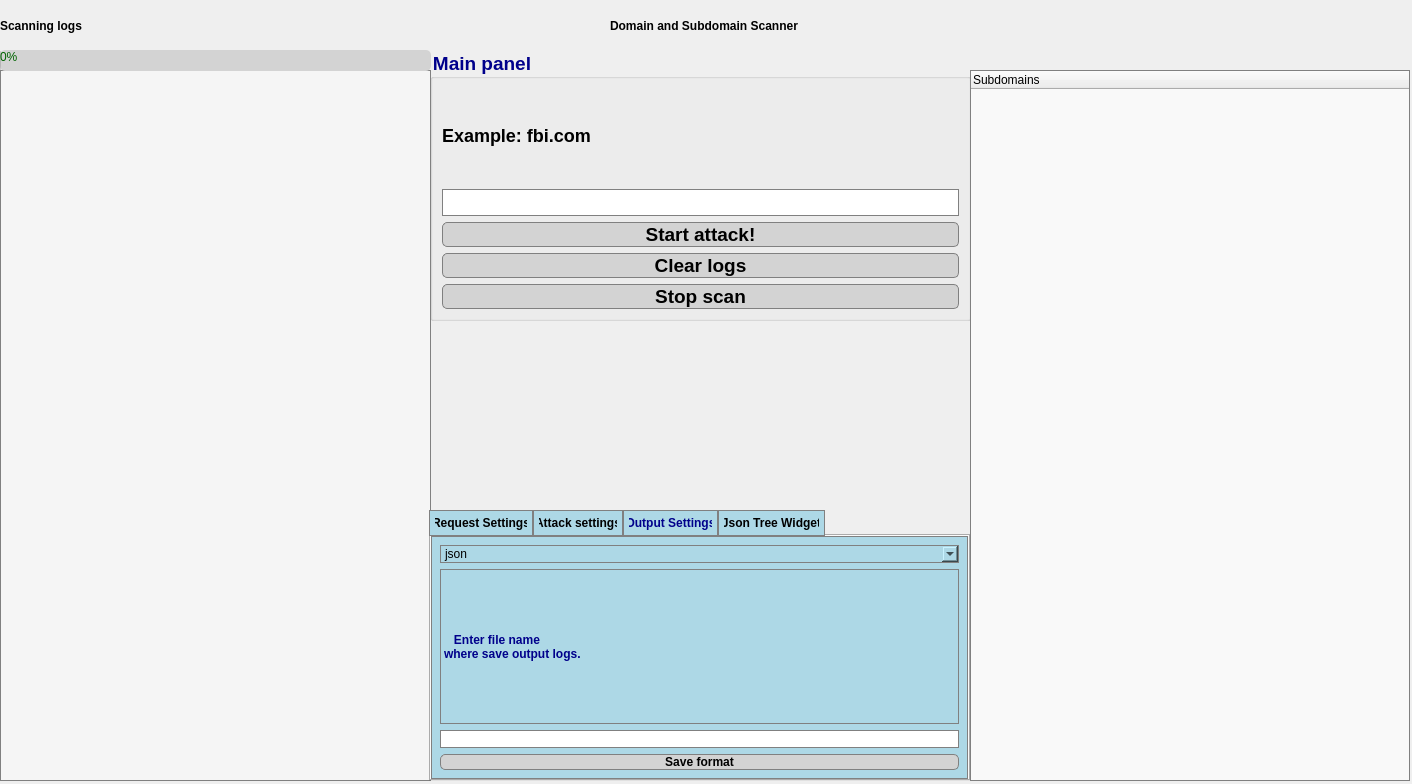
<?xml version="1.0" encoding="UTF-8"?>
<ui version="4.0">
 <class>SubdomainDialog</class>
 <widget class="QDialog" name="SubdomainDialog">
  <property name="geometry">
   <rect>
    <x>0</x>
    <y>0</y>
    <width>1412</width>
    <height>784</height>
   </rect>
  </property>
  <property name="font">
   <font>
    <family>Arial</family>
    <pointsize>9</pointsize>
    <italic>false</italic>
    <bold>false</bold>
   </font>
  </property>
  <property name="windowTitle">
   <string>Domain Subdomain scan</string>
  </property>
  <property name="styleSheet">
   <string notr="true">font: 9pt &quot;Arial&quot;;</string>
  </property>
  <widget class="QLabel" name="labelEnterDomain">
   <property name="geometry">
    <rect>
     <x>610</x>
     <y>10</y>
     <width>201</width>
     <height>31</height>
    </rect>
   </property>
   <property name="font">
    <font>
     <family>Arial</family>
     <pointsize>-1</pointsize>
     <italic>false</italic>
     <bold>true</bold>
    </font>
   </property>
   <property name="styleSheet">
    <string notr="true">color: black; 
font-weight: bold; 
font-size: 12px;
</string>
   </property>
   <property name="text">
    <string>Domain and Subdomain Scanner</string>
   </property>
  </widget>
  <widget class="QTextBrowser" name="plainTextEditLogs">
   <property name="geometry">
    <rect>
     <x>0</x>
     <y>70</y>
     <width>431</width>
     <height>711</height>
    </rect>
   </property>
   <property name="styleSheet">
    <string notr="true">background-color: #f5f5f5; 
color: black; 
border: 1px solid gray;
</string>
   </property>
  </widget>
  <widget class="QLabel" name="labelScanningLogs">
   <property name="geometry">
    <rect>
     <x>0</x>
     <y>10</y>
     <width>101</width>
     <height>31</height>
    </rect>
   </property>
   <property name="font">
    <font>
     <family>Arial</family>
     <pointsize>-1</pointsize>
     <italic>false</italic>
     <bold>true</bold>
    </font>
   </property>
   <property name="styleSheet">
    <string notr="true">color: black; 
font-weight: bold; 
font-size: 12px;
</string>
   </property>
   <property name="text">
    <string>Scanning logs</string>
   </property>
  </widget>
  <widget class="QProgressBar" name="progressBarScan">
   <property name="geometry">
    <rect>
     <x>0</x>
     <y>50</y>
     <width>431</width>
     <height>21</height>
    </rect>
   </property>
   <property name="font">
    <font>
     <family>Arial</family>
     <pointsize>9</pointsize>
     <italic>false</italic>
     <bold>false</bold>
    </font>
   </property>
   <property name="styleSheet">
    <string notr="true">background-color: lightgray; 
color: darkgreen; 
border-radius: 5px;
</string>
   </property>
   <property name="value">
    <number>0</number>
   </property>
  </widget>
  <widget class="QTabWidget" name="tabWidget">
   <property name="geometry">
    <rect>
     <x>429</x>
     <y>510</y>
     <width>541</width>
     <height>271</height>
    </rect>
   </property>
   <property name="styleSheet">
    <string notr="true">QTabBar::tab { 
    background-color: lightblue; 
    color: black; 
    font-weight: bold; 
    border: 1px solid gray; 
    padding: 5px; 
}
QTabBar::tab:selected { 
    background-color: #add8e6; 
    color: darkblue; 
}
</string>
   </property>
   <property name="currentIndex">
    <number>2</number>
   </property>
   <property name="iconSize">
    <size>
     <width>16</width>
     <height>16</height>
    </size>
   </property>
   <widget class="QWidget" name="tab_request">
    <property name="styleSheet">
     <string notr="true">QWidget {
    background-color: #f0f8ff;  /* Светло-голубой фон */
    border: 1px solid lightblue;  /* Синяя рамка */
}
QGroupBox {
    color: darkblue;  /* Синий текст заголовка */
    font-weight: bold;
    border: 1px solid lightblue;  /* Синяя рамка группы */
    background-color: #f9f9f9;  /* Светло-серый фон внутри группы */
}
QLabel {
    color: darkblue;  /* Синий текст */
    font-weight: bold;
}
QLineEdit {
    background-color: white;  /* Белый фон */
    color: black;  /* Чёрный текст */
    border: 1px solid gray;  /* Серая рамка */
}
QPushButton {
    background-color: lightgray;  /* Светло-серый фон */
    color: black;
    font-weight: bold;
    border: 1px solid gray;
    border-radius: 5px;
}
QPushButton:hover {
    background-color: lightblue;  /* Светло-голубой при наведении */
}
QPushButton:pressed {
    background-color: #87ceeb;  /* Голубой при нажатии */
}
</string>
    </property>
    <attribute name="title">
     <string>Request Settings</string>
    </attribute>
    <layout class="QVBoxLayout" name="verticalLayout_2">
     <property name="leftMargin">
      <number>9</number>
     </property>
     <item>
      <widget class="QGroupBox" name="groupBoxRequests">
       <property name="font">
        <font>
         <family>Arial</family>
         <pointsize>9</pointsize>
         <italic>false</italic>
         <bold>true</bold>
        </font>
       </property>
       <property name="styleSheet">
        <string notr="true"/>
       </property>
       <property name="title">
        <string/>
       </property>
       <layout class="QGridLayout" name="gridLayout">
        <item row="3" column="0">
         <widget class="QLabel" name="labelMaxReq">
          <property name="font">
           <font>
            <family>Arial</family>
            <pointsize>9</pointsize>
            <italic>false</italic>
            <bold>true</bold>
           </font>
          </property>
          <property name="text">
           <string>Maximum requests</string>
          </property>
         </widget>
        </item>
        <item row="4" column="1">
         <widget class="QLineEdit" name="lineEditInterval"/>
        </item>
        <item row="0" column="1">
         <widget class="QLabel" name="labelTimeOutReq">
          <property name="font">
           <font>
            <family>Arial</family>
            <pointsize>9</pointsize>
            <italic>false</italic>
            <bold>true</bold>
           </font>
          </property>
          <property name="text">
           <string>Time-out request</string>
          </property>
         </widget>
        </item>
        <item row="1" column="1">
         <widget class="QLineEdit" name="lineEditTimeout"/>
        </item>
        <item row="3" column="1">
         <widget class="QLabel" name="labelIntervalReq">
          <property name="font">
           <font>
            <family>Arial</family>
            <pointsize>9</pointsize>
            <italic>false</italic>
            <bold>true</bold>
           </font>
          </property>
          <property name="text">
           <string>Interval between requests</string>
          </property>
         </widget>
        </item>
        <item row="1" column="0">
         <widget class="QLineEdit" name="lineEditRequestCount"/>
        </item>
        <item row="4" column="0">
         <widget class="QLineEdit" name="lineEditRequestLimit"/>
        </item>
        <item row="0" column="0">
         <widget class="QLabel" name="labelReqCount">
          <property name="font">
           <font>
            <family>Arial</family>
            <pointsize>9</pointsize>
            <italic>false</italic>
            <bold>true</bold>
           </font>
          </property>
          <property name="text">
           <string>Requests count</string>
          </property>
         </widget>
        </item>
       </layout>
      </widget>
     </item>
    </layout>
   </widget>
   <widget class="QWidget" name="tab_attack">
    <property name="sizePolicy">
     <sizepolicy hsizetype="Preferred" vsizetype="Preferred">
      <horstretch>0</horstretch>
      <verstretch>0</verstretch>
     </sizepolicy>
    </property>
    <attribute name="title">
     <string>Attack settings</string>
    </attribute>
    <layout class="QVBoxLayout" name="verticalLayout_4">
     <item>
      <layout class="QVBoxLayout" name="verticalLayout">
       <item>
        <widget class="QGroupBox" name="groupBoxAttackMode">
         <property name="font">
          <font>
           <family>Arial</family>
           <pointsize>9</pointsize>
           <italic>false</italic>
           <bold>true</bold>
          </font>
         </property>
         <property name="styleSheet">
          <string notr="true">QWidget {
    background-color: #e6f7ff;  /* Светло-голубой фон */
    border: 1px solid gray;  /* Серая рамка */
}
QGroupBox {
    color: darkgreen;  /* Тёмно-зелёный текст */
    font-weight: bold;
    border: 1px solid lightgreen;  /* Светло-зелёная рамка */
    background-color: #f4fff9;  /* Светло-зелёный фон */
}
QLabel {
    color: darkgreen;  /* Тёмно-зелёный текст */
    font-weight: bold;
}
QCheckBox {
    color: black;  /* Чёрный текст */
    font-weight: bold;
}
QCheckBox::indicator {
    width: 15px; 
    height: 15px;
}
QPushButton {
    background-color: lightgray;  /* Светло-серый фон */
    color: black;
    font-weight: bold;
    border: 1px solid gray;
    border-radius: 5px;
}
QPushButton:hover {
    background-color: #ccffcc;  /* Светло-зелёный при наведении */
}
QPushButton:pressed {
    background-color: #99ff99;  /* Зелёный при нажатии */
}
</string>
         </property>
         <property name="title">
          <string/>
         </property>
         <layout class="QVBoxLayout" name="verticalLayout_3">
          <item>
           <widget class="QCheckBox" name="checkBoxSneakyAttack">
            <property name="font">
             <font>
              <family>Arial</family>
              <pointsize>9</pointsize>
              <italic>false</italic>
              <bold>true</bold>
             </font>
            </property>
            <property name="text">
             <string>Sneaky attack</string>
            </property>
           </widget>
          </item>
          <item>
           <widget class="QCheckBox" name="checkBoxModerateAttack">
            <property name="font">
             <font>
              <family>Arial</family>
              <pointsize>9</pointsize>
              <italic>false</italic>
              <bold>true</bold>
             </font>
            </property>
            <property name="text">
             <string>Moderate attack</string>
            </property>
           </widget>
          </item>
          <item>
           <widget class="QCheckBox" name="checkBoxAggressiveAttack">
            <property name="font">
             <font>
              <family>Arial</family>
              <pointsize>9</pointsize>
              <italic>false</italic>
              <bold>true</bold>
             </font>
            </property>
            <property name="text">
             <string>Aggressive attack</string>
            </property>
           </widget>
          </item>
         </layout>
        </widget>
       </item>
       <item>
        <widget class="QCheckBox" name="checkBoxShowRequests">
         <property name="font">
          <font>
           <family>Arial</family>
           <pointsize>9</pointsize>
           <italic>false</italic>
           <bold>true</bold>
          </font>
         </property>
         <property name="styleSheet">
          <string notr="true">QCheckBox {
    color: darkgreen;  /* Тёмно-зелёный текст */
    font-weight: bold;  /* Полужирный шрифт */
    spacing: 5px;  /* Расстояние между текстом и флажком */
}

QCheckBox::indicator {
    width: 15px;  /* Ширина флажка */
    height: 15px;  /* Высота флажка */
    background-color: lightgreen;  /* Светло-зелёный фон */
    border: 1px solid darkgreen;  /* Тёмно-зелёная рамка */
    border-radius: 3px;  /* Скруглённые края */
}

QCheckBox::indicator:checked {
    background-color: #99ff99;  /* Зелёный фон при включении */
    border: 1px solid darkgreen;  /* Тёмно-зелёная рамка */
}

QCheckBox::indicator:unchecked {
    background-color: white;  /* Белый фон при выключении */
    border: 1px solid gray;  /* Серая рамка */
}
</string>
         </property>
         <property name="text">
          <string>Show requests and response</string>
         </property>
        </widget>
       </item>
      </layout>
     </item>
    </layout>
   </widget>
   <widget class="QWidget" name="tab_output">
    <property name="styleSheet">
     <string notr="true">QWidget {
    background-color: lightblue;  /* Светло-серый фон */
    border: 1px solid gray;    /* Тонкая серая рамка */
}
QLabel {
    color: darkblue;           /* Синий текст для заголовков */
    font-weight: bold;
}
QPushButton {
    background-color: lightgray;
    color: black;
    font-weight: bold;
    border: 1px solid gray;
    border-radius: 5px;
}
QPushButton:hover {
    background-color: green;  /* Светло-голубой при наведении */
}
QPushButton:pressed {
    background-color: #87ceeb;  /* Голубой при нажатии */
}
QLineEdit {
    background-color: white;
    color: black;
    border: 1px solid gray;
}
</string>
    </property>
    <attribute name="title">
     <string>Output Settings</string>
    </attribute>
    <layout class="QVBoxLayout" name="verticalLayout_5">
     <item>
      <widget class="QComboBox" name="comboBoxFormat">
       <property name="font">
        <font>
         <family>Arial</family>
         <pointsize>9</pointsize>
         <italic>false</italic>
         <bold>false</bold>
        </font>
       </property>
       <property name="styleSheet">
        <string notr="true"/>
       </property>
       <item>
        <property name="text">
         <string>json</string>
        </property>
       </item>
       <item>
        <property name="text">
         <string>html</string>
        </property>
       </item>
       <item>
        <property name="text">
         <string>txt</string>
        </property>
       </item>
      </widget>
     </item>
     <item>
      <widget class="QLabel" name="labelEnterFile">
       <property name="font">
        <font>
         <family>Arial</family>
         <pointsize>9</pointsize>
         <italic>false</italic>
         <bold>true</bold>
        </font>
       </property>
       <property name="text">
        <string>   Enter file name 
where save output logs. </string>
       </property>
       <property name="scaledContents">
        <bool>false</bool>
       </property>
      </widget>
     </item>
     <item>
      <widget class="QLineEdit" name="lineEditFileName">
       <property name="font">
        <font>
         <family>Arial</family>
         <pointsize>9</pointsize>
         <italic>false</italic>
         <bold>false</bold>
        </font>
       </property>
      </widget>
     </item>
     <item>
      <widget class="QPushButton" name="pushButtonSaveFormat">
       <property name="font">
        <font>
         <family>Arial</family>
         <pointsize>9</pointsize>
         <italic>false</italic>
         <bold>true</bold>
        </font>
       </property>
       <property name="text">
        <string>Save format</string>
       </property>
      </widget>
     </item>
    </layout>
   </widget>
   <widget class="QWidget" name="tab_treeWidget">
    <property name="styleSheet">
     <string notr="true">QWidget {
    background-color: #eef7fa;  /* Светло-голубой фон */
    border: 1px solid lightblue;
}
QPushButton {
    background-color: lightgray;
    color: black;
    font-weight: bold;
    border: 1px solid gray;
    border-radius: 5px;
}
QPushButton:hover {
    background-color: lightblue;
}
QPushButton:pressed {
    background-color: #87ceeb;
}
QTreeWidget {
    background-color: #f9f9f9;
    alternate-background-color: #e9f7fc;  /* Чередующиеся строки */
    border: 1px solid gray;
}
QTreeWidget::item {
    color: black;
}
QTreeWidget::item:selected {
    background-color: #add8e6;
    color: white;
}
</string>
    </property>
    <attribute name="title">
     <string>Json Tree Widget</string>
    </attribute>
    <layout class="QVBoxLayout" name="verticalLayout_7">
     <item>
      <widget class="QPushButton" name="pushButtonExportJson">
       <property name="font">
        <font>
         <family>Arial</family>
         <pointsize>9</pointsize>
         <italic>false</italic>
         <bold>true</bold>
        </font>
       </property>
       <property name="text">
        <string>Export json file</string>
       </property>
      </widget>
     </item>
    </layout>
   </widget>
  </widget>
  <widget class="QGroupBox" name="groupBox">
   <property name="geometry">
    <rect>
     <x>430</x>
     <y>50</y>
     <width>541</width>
     <height>271</height>
    </rect>
   </property>
   <property name="font">
    <font>
     <family>Arial</family>
     <pointsize>-1</pointsize>
     <italic>false</italic>
     <bold>true</bold>
    </font>
   </property>
   <property name="styleSheet">
    <string notr="true">color: darkblue; 
font-weight: bold; 
font-size: 19px;
</string>
   </property>
   <property name="title">
    <string>Main panel</string>
   </property>
   <layout class="QVBoxLayout" name="verticalLayout_6">
    <item>
     <widget class="QLabel" name="labelExample">
      <property name="font">
       <font>
        <family>Arial</family>
        <pointsize>-1</pointsize>
        <italic>false</italic>
        <bold>true</bold>
       </font>
      </property>
      <property name="styleSheet">
       <string notr="true">color: black; 
font-weight: bold; 
font-size: 18px;
</string>
      </property>
      <property name="text">
       <string>Example: fbi.com</string>
      </property>
     </widget>
    </item>
    <item>
     <widget class="QLineEdit" name="lineEditDomain">
      <property name="font">
       <font>
        <family>Arial</family>
        <pointsize>-1</pointsize>
        <italic>false</italic>
        <bold>true</bold>
       </font>
      </property>
      <property name="styleSheet">
       <string notr="true">QLineEdit {
    background-color: white; 
    color: black; 
    border: 1px solid gray;
}
</string>
      </property>
     </widget>
    </item>
    <item>
     <widget class="QPushButton" name="pushButtonScan">
      <property name="font">
       <font>
        <family>Arial</family>
        <pointsize>-1</pointsize>
        <italic>false</italic>
        <bold>true</bold>
       </font>
      </property>
      <property name="styleSheet">
       <string notr="true">QPushButton { 
    background-color: lightgray; 
    color: black; 
    font-weight: bold; 
    border: 1px solid gray; 
    border-radius: 5px; 
}
QPushButton:hover { 
    background-color: green; 
}
QPushButton:pressed { 
    background-color: #87ceeb; 
}
</string>
      </property>
      <property name="text">
       <string>Start attack!</string>
      </property>
     </widget>
    </item>
    <item>
     <widget class="QPushButton" name="pushButtonClearLogs">
      <property name="font">
       <font>
        <family>Arial</family>
        <pointsize>-1</pointsize>
        <italic>false</italic>
        <bold>true</bold>
       </font>
      </property>
      <property name="styleSheet">
       <string notr="true">QPushButton { 
    background-color: lightgray; 
    color: black; 
    font-weight: bold; 
    border: 1px solid gray; 
    border-radius: 5px; 
}
QPushButton:hover { 
    background-color: lightblue; 
}
QPushButton:pressed { 
    background-color: #87ceeb; 
}
</string>
      </property>
      <property name="text">
       <string>Clear logs</string>
      </property>
     </widget>
    </item>
    <item>
     <widget class="QPushButton" name="pushButtonStop">
      <property name="font">
       <font>
        <family>Arial</family>
        <pointsize>-1</pointsize>
        <italic>false</italic>
        <bold>true</bold>
       </font>
      </property>
      <property name="styleSheet">
       <string notr="true">QPushButton { 
    background-color: lightgray; 
    color: black; 
    font-weight: bold; 
    border: 1px solid gray; 
    border-radius: 5px; 
}
QPushButton:hover { 
    background-color: red; 
}
QPushButton:pressed { 
    background-color: #87ceeb; 
}
</string>
      </property>
      <property name="text">
       <string>Stop scan</string>
      </property>
     </widget>
    </item>
   </layout>
  </widget>
  <widget class="QTreeWidget" name="treeWidgetJson">
   <property name="geometry">
    <rect>
     <x>970</x>
     <y>70</y>
     <width>440</width>
     <height>711</height>
    </rect>
   </property>
   <property name="font">
    <font>
     <family>Arial</family>
     <pointsize>9</pointsize>
     <italic>false</italic>
     <bold>false</bold>
    </font>
   </property>
   <property name="styleSheet">
    <string notr="true">QTreeWidget { 
    background-color: #f9f9f9; 
    alternate-background-color: #e9f7fc; 
    border: 1px solid gray; 
}
</string>
   </property>
   <property name="animated">
    <bool>false</bool>
   </property>
   <column>
    <property name="text">
     <string>Subdomains</string>
    </property>
   </column>
  </widget>
 </widget>
 <tabstops>
  <tabstop>lineEditDomain</tabstop>
  <tabstop>lineEditFileName</tabstop>
  <tabstop>checkBoxSneakyAttack</tabstop>
  <tabstop>checkBoxModerateAttack</tabstop>
  <tabstop>checkBoxAggressiveAttack</tabstop>
  <tabstop>checkBoxShowRequests</tabstop>
  <tabstop>pushButtonScan</tabstop>
  <tabstop>pushButtonExportJson</tabstop>
  <tabstop>lineEditTimeout</tabstop>
  <tabstop>lineEditRequestCount</tabstop>
  <tabstop>lineEditRequestLimit</tabstop>
  <tabstop>lineEditInterval</tabstop>
  <tabstop>treeWidgetJson</tabstop>
  <tabstop>pushButtonStop</tabstop>
  <tabstop>plainTextEditLogs</tabstop>
  <tabstop>comboBoxFormat</tabstop>
  <tabstop>pushButtonClearLogs</tabstop>
  <tabstop>pushButtonSaveFormat</tabstop>
  <tabstop>tabWidget</tabstop>
 </tabstops>
 <resources/>
 <connections/>
</ui>
